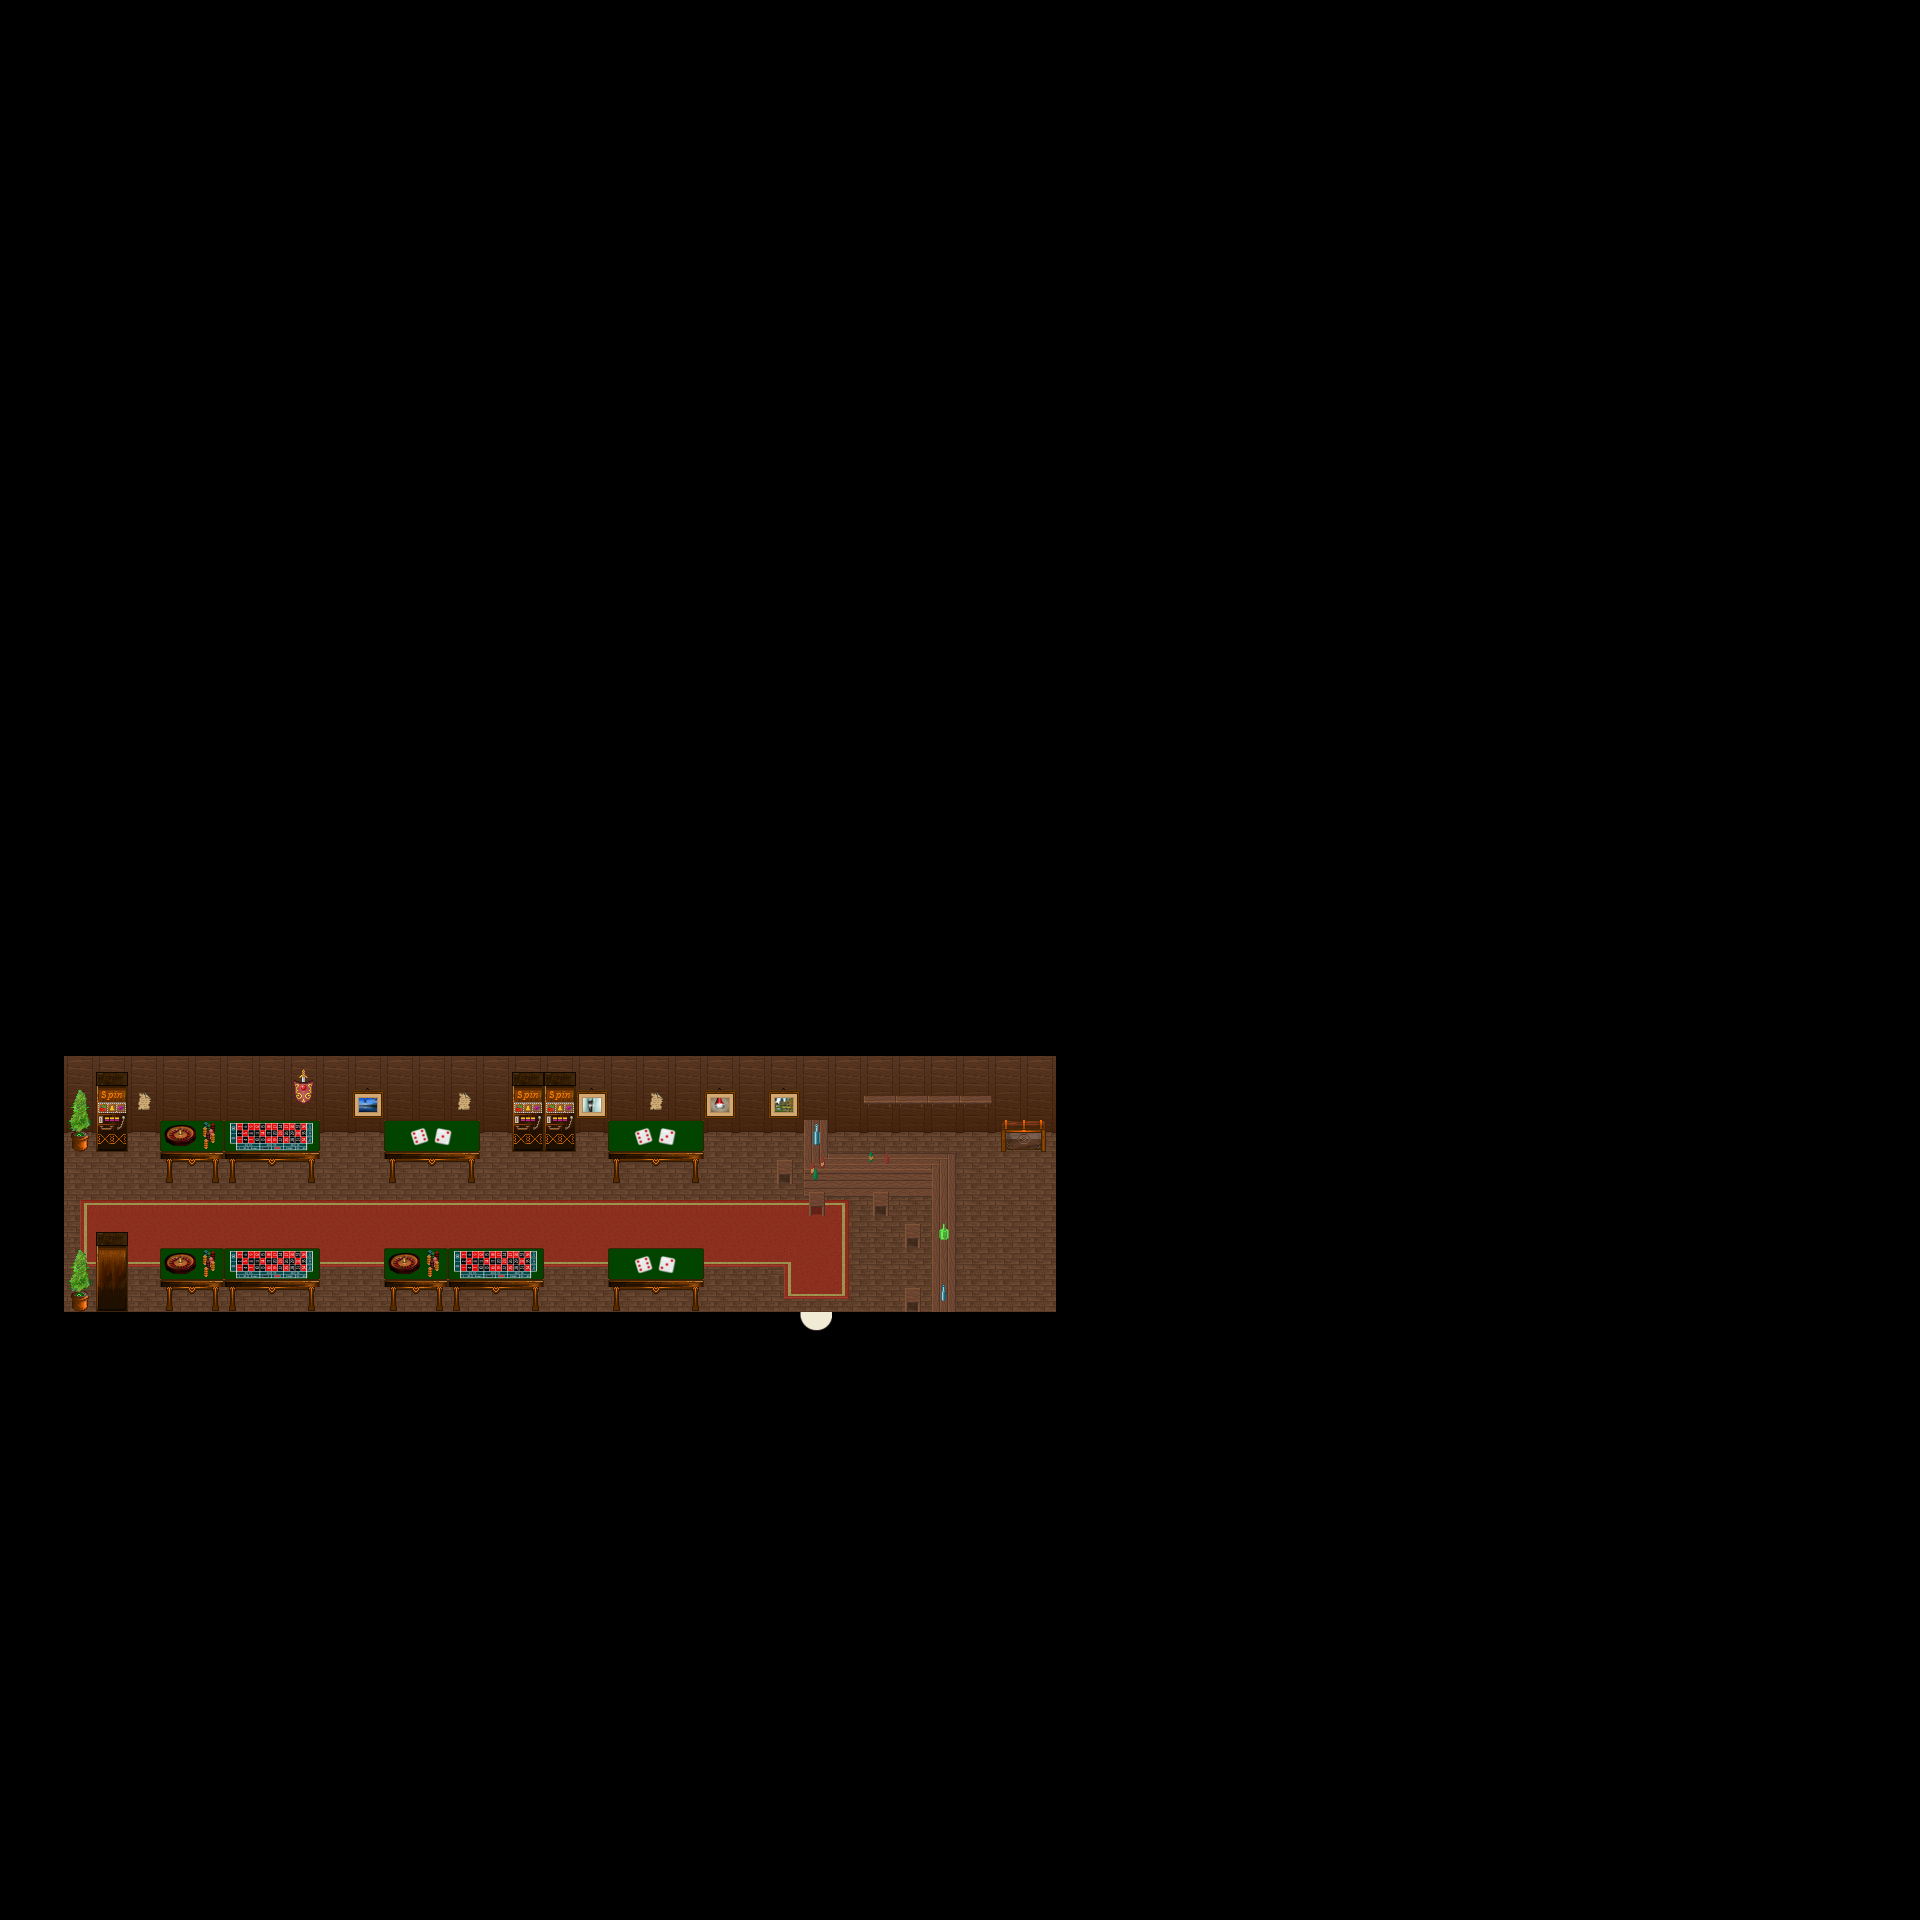

A level layout from a 2D game, rendered from its tile map. Below: a short description, then the map file with tile-grid data replaced by summaries:
An orthogonal 60x60 tile map with 32x32 px tiles, 6 tile layers (Ground, Ground, Ground, Ground, ...), 1 hidden layer not drawn, 6 tilesets and 2 objects (SCRIPT, WARP).

<map version="1.0" orientation="orthogonal" width="60" height="60" tilewidth="32" tileheight="32">
 <properties>
  <property name="music" value="faith.ogg" />
 </properties>
 <tileset firstgid="1" name="collision1_32_32" tilewidth="32" tileheight="32">
  <image source="../graphics/tiles/collision1_32_32.png" width="1024" height="1024" />
 </tileset>
 <tileset firstgid="1025" name="indoor3_32_32" tilewidth="32" tileheight="32">
  <image source="../graphics/tiles/indoor3_32_32.png" width="1024" height="1024" />
 </tileset>
 <tileset firstgid="2049" name="indoor2_32_32" tilewidth="32" tileheight="32">
  <image source="../graphics/tiles/indoor2_32_32.png" width="1024" height="1024" />
 </tileset>
 <tileset firstgid="3073" name="indoor2_32_64" tilewidth="32" tileheight="64">
  <image source="../graphics/tiles/indoor2_32_64.png" width="1024" height="1024" />
 </tileset>
 <tileset firstgid="3585" name="indoor2_32_96" tilewidth="32" tileheight="96">
  <image source="../graphics/tiles/indoor2_32_96.png" width="1024" height="960" />
 </tileset>
 <tileset firstgid="3905" name="indoor1_32_64" tilewidth="32" tileheight="64">
  <image source="../graphics/tiles/indoor1_32_64.png" width="1024" height="1024" />
 </tileset>
 <layer name="Ground" width="60" height="60">
  <data>[3600 cells, 3600 non-empty, 13 distinct tile ids]</data>
 </layer>
 <layer name="Ground" width="60" height="60">
  <data>[3600 cells, 93 non-empty, 3 distinct tile ids]</data>
 </layer>
 <layer name="Ground" width="60" height="60">
  <data>[3600 cells, 43 non-empty, 18 distinct tile ids]</data>
 </layer>
 <layer name="Ground" width="60" height="60">
  <data>[3600 cells, 20 non-empty, 14 distinct tile ids]</data>
 </layer>
 <layer name="Fringe" width="60" height="60">
  <data>[3600 cells, 6 non-empty, 3 distinct tile ids]</data>
 </layer>
 <layer name="Over" width="60" height="60">
  <data>[3600 cells, 24 non-empty, 8 distinct tile ids]</data>
 </layer>
 <layer name="Collision" width="60" height="60" visible="0">
  <data>[3600 cells, 3462 non-empty, 1 distinct tile ids]</data>
 </layer>
 <objectgroup name="Object" width="60" height="60">
  <object name="External Map Events" type="SCRIPT" x="0" y="0">
   <properties>
    <property name="FILENAME" value="scripts/maps/iw-nelaro-gambling-house-o00-o00-o00.lua" />
   </properties>
  </object>
  <object name="Warp to city" type="WARP" x="800" y="1313" width="32" height="32">
   <properties>
    <property name="DEST_MAP" value="ow-o0000-n0004-o0000" />
    <property name="DEST_X" value="3568" />
    <property name="DEST_Y" value="5072" />
   </properties>
  </object>
 </objectgroup>
</map>
